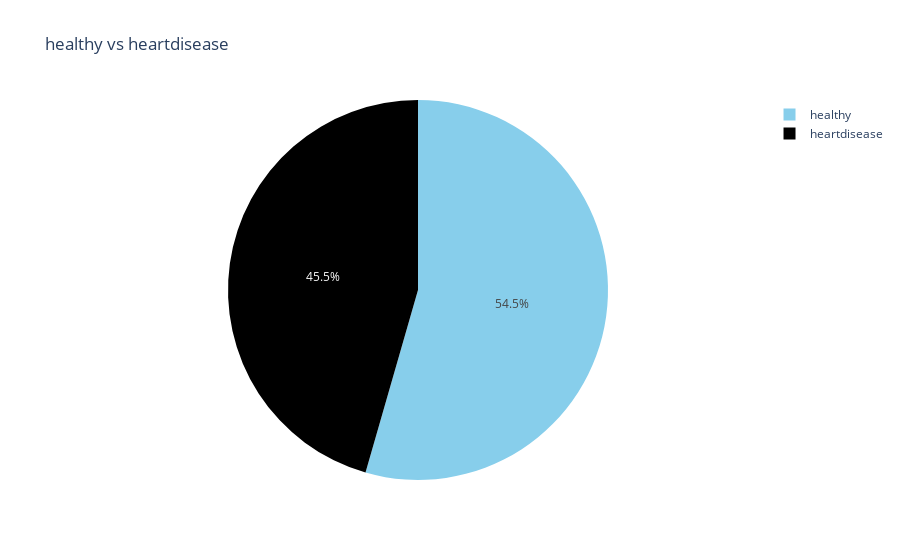

The notebook cell saved with this chart:
### Markdown cell above
### Preprocessing

### Code cell
#imbalance check
import plotly.express as px
labels = ['healthy','heartdisease']
check = df['heartdisease'].value_counts().tolist()
fig = px.pie(values=check,names=labels,color_discrete_sequence=['skyblue','black'],title='healthy vs heartdisease')
fig

### Figure 1 — Plotly figure (JSON) as saved in the notebook; plotly's stock layout.template omitted (floating-point values rounded to 4 significant figures)
{"data": [{"domain": {"x": [0, 1], "y": [0, 1]}, "hovertemplate": "label=%{label}<br>value=%{value}<extra></extra>", "labels": ["healthy", "heartdisease"], "legendgroup": "", "name": "", "showlegend": true, "type": "pie", "values": [165, 138]}], "layout": {"legend": {"tracegroupgap": 0}, "piecolorway": ["skyblue", "black"], "title": {"text": "healthy vs heartdisease"}}}
